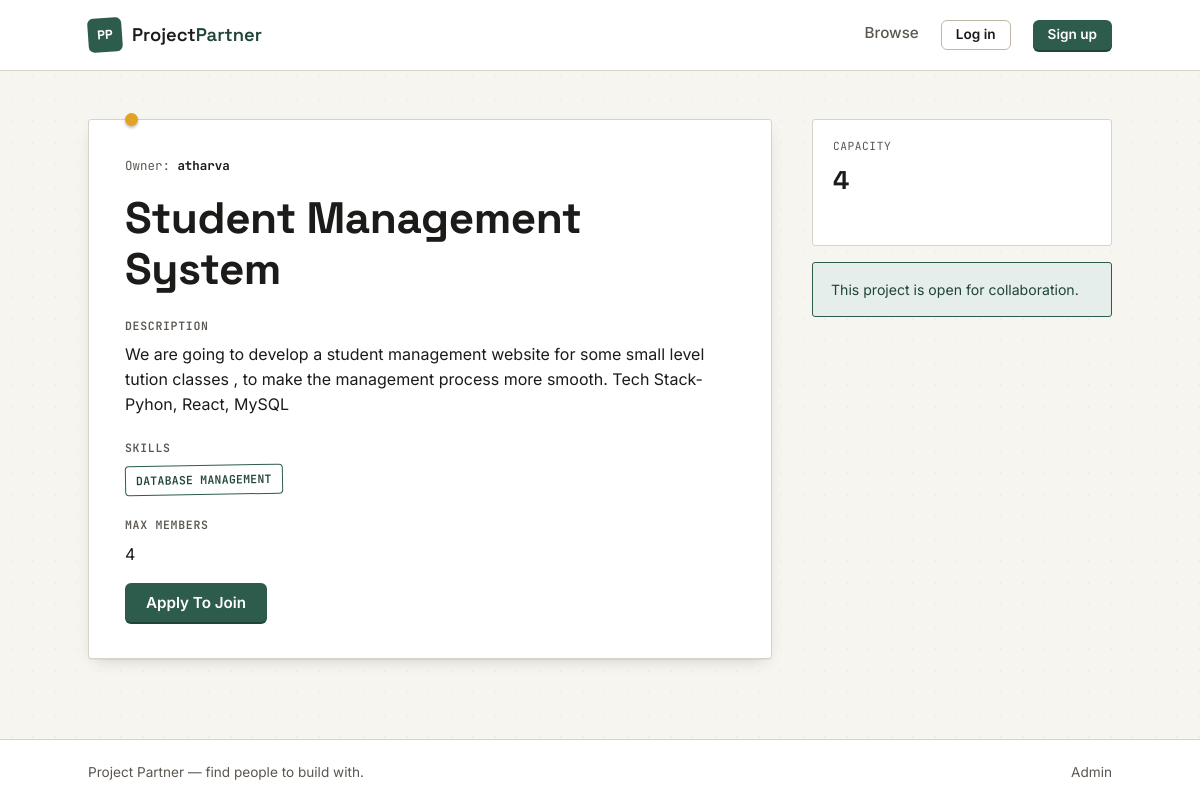
Screenshot of /project/2/ with the database file from the repository.
### projects/models.py (models this page shows, shortened)
class Project(models.Model):
    owner = models.ForeignKey(
        User,
        on_delete=models.CASCADE
    )
    title = models.CharField(max_length=200)
    description = models.TextField()
    required_skills = models.CharField(max_length=300)
    max_members = models.IntegerField()
    created_at = models.DateTimeField(auto_now_add=True)

### projects/views.py (the view)
def project_detail(request, project_id):
    project = get_object_or_404(
        Project,
        id=project_id
    )
    return render(
        request,
        'project_detail.html',
        {'project': project}
    )

### templates/project_detail.html
{% extends "base.html" %}
{% block content %}
<div class="wrap">
    <div class="detail-layout">
        <article class="detail-card">
            <p class="detail-card__owner">Owner: <strong>{{ project.owner }}</strong></p>
            <h1>{{ project.title }}</h1>
            <p class="detail-card__section-label">Description</p>
            <p>{{ project.description }}</p>
            <p class="detail-card__section-label">Skills</p>
            <div class="tag-row">
                <span class="tag tag--pine">{{ project.required_skills }}</span>
            </div>
            <p class="detail-card__section-label">Max Members</p>
            <p>{{ project.max_members }}</p>
            {% if request.user == project.owner %}
                <button type="button" class="btn btn--ghost">Edit Project</button>
            {% else %}
                <a href="{% url 'apply_to_join' project.id %}" class="btn btn--primary">Apply To Join</a>
            {% endif %}
        </article>
        <aside class="detail-sidebar">
            <div class="stat-box">
                <p class="stat-box__label">Capacity</p>
                <p class="stat-box__value">{{ project.max_members }}</p>
            </div>
            <div class="owner-note">
                This project is open for collaboration.
            </div>
        </aside>
    </div>
</div>
{% endblock %}

### static/css/style.css (style rules this page uses)
:root { --paper: #F7F5F0; --paper-raised: #FFFFFF; --ink: #1C1B19; --ink-soft: #5B5650; --rule: #D8D3C7; --rule-strong: #BFB8A8; --pine: #2D5C4D; --pine-deep: #1F4438; --pine-tint: #E5EEEA; --amber: #E0A227; --amber-deep: #B97F12; --amber-tint: #FBF0DA; --rust: #B5482E; --rust-tint: #F7E6E1; --font-display: 'Space Grotesk', system-ui, sans-serif; --font-body: 'Inter', system-ui, sans-serif; --font-mono: 'JetBrains Mono', ui-monospace, monospace; --radius-card: 3px; --radius-pill: 999px; --shadow-pin: 0 1px 0 rgba(28,27,25,0.06), 0 6px 16px -8px rgba(28,27,25,0.25); --shadow-pin-hover: 0 1px 0 rgba(28,27,25,0.08), 0 14px 28px -12px rgba(28,27,25,0.35); }
* { box-sizing: border-box; }
html { scroll-behavior: smooth; }
body { margin: 0; background: var(--paper); color: var(--ink); font-family: var(--font-body); font-size: 16px; line-height: 1.55; -webkit-font-smoothing: antialiased; position: relative; }
.wrap { max-width: 1080px; margin: 0 auto; padding: 0 28px; position: relative; z-index: 1; }
h1, h2, h3, h4 { font-family: var(--font-display); font-weight: 600; line-height: 1.15; margin: 0 0 0.5em; letter-spacing: -0.01em; }
h1 { font-size: clamp(2rem, 4vw, 2.75rem); font-weight: 700; }
p { margin: 0 0 1em; color: var(--ink); }
a { color: var(--pine-deep); text-decoration: none; }
.btn { display: inline-flex; align-items: center; justify-content: center; gap: 6px; font-family: var(--font-body); font-weight: 600; font-size: 0.95rem; padding: 11px 20px; border-radius: 6px; border: 1.5px solid transparent; cursor: pointer; transition: transform 0.12s ease, box-shadow 0.12s ease, background-color 0.12s ease, border-color 0.12s ease; line-height: 1; }
.btn--primary { background: var(--pine); color: #fff; box-shadow: 0 2px 0 var(--pine-deep); }
.tag-row { display: flex; flex-wrap: wrap; gap: 8px; margin: 0 0 1em; }
.tag { display: inline-flex; align-items: center; font-family: var(--font-mono); font-size: 0.72rem; font-weight: 600; letter-spacing: 0.02em; text-transform: uppercase; padding: 5px 10px; border: 1.5px solid var(--ink); border-radius: 4px; background: transparent; color: var(--ink); transform: rotate(-1deg); }
.tag--pine { border-color: var(--pine); color: var(--pine-deep); }
.detail-layout { display: grid; grid-template-columns: 1fr 300px; gap: 40px; align-items: start; }
.detail-card { background: var(--paper-raised); border: 1px solid var(--rule); border-radius: var(--radius-card); padding: 36px; box-shadow: var(--shadow-pin); position: relative; }
.detail-card::before { content: ''; position: absolute; top: -7px; left: 36px; width: 13px; height: 13px; border-radius: 50%; background: var(--amber); box-shadow: 0 2px 3px rgba(0,0,0,0.25); }
.detail-card__owner { font-family: var(--font-mono); font-size: 0.78rem; color: var(--ink-soft); margin-bottom: 18px; }
.detail-card__owner strong { color: var(--ink); }
.detail-card h1 { margin-bottom: 14px; }
.detail-card__section-label { font-family: var(--font-mono); font-size: 0.72rem; text-transform: uppercase; letter-spacing: 0.06em; color: var(--ink-soft); font-weight: 600; margin: 22px 0 8px; }
.detail-sidebar { position: sticky; top: 24px; display: flex; flex-direction: column; gap: 16px; }
.stat-box { background: var(--paper-raised); border: 1px solid var(--rule); border-radius: var(--radius-card); padding: 18px 20px; }
.stat-box__label { font-family: var(--font-mono); font-size: 0.7rem; text-transform: uppercase; letter-spacing: 0.05em; color: var(--ink-soft); margin-bottom: 6px; }
.stat-box__value { font-family: var(--font-display); font-size: 1.6rem; font-weight: 700; }
.owner-note { background: var(--pine-tint); border: 1px solid var(--pine); border-radius: var(--radius-card); padding: 16px 18px; font-size: 0.88rem; color: var(--pine-deep); }

### rows the page displays
Project: owner "atharva", title "Student Management System", description "We are going to develop a student management website for some small level tution classes , to make the management process more smooth. Tech Stack- Pyhon, React, MySQL", required_skills "DATABASE MANAGEMENT", max_members "4"
